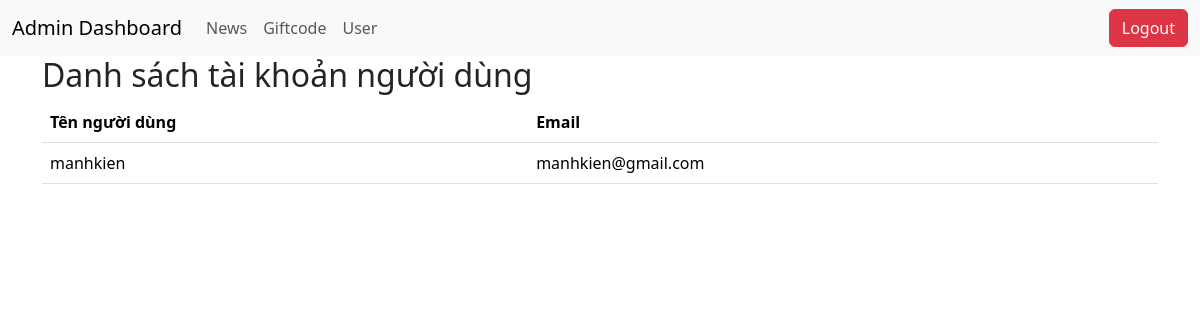
The page /admin/user.php on the database as committed earlier.
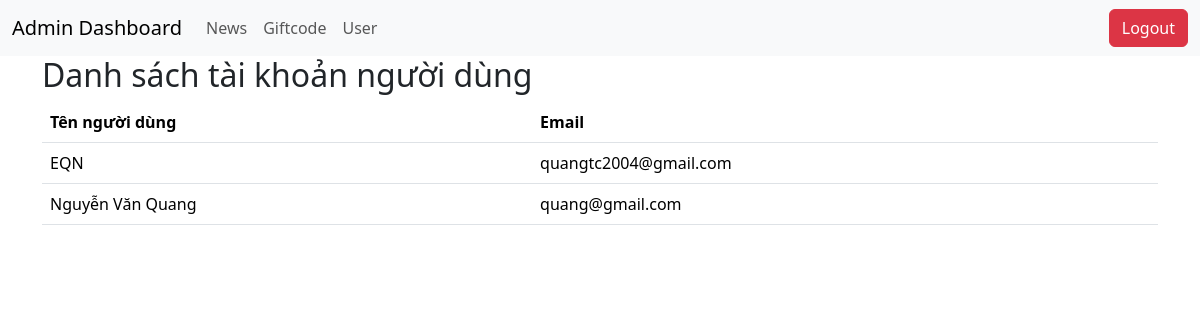
The same page on the database as committed later.
### tables this page shows
CREATE TABLE `users` (
  `userName` varchar(50) NOT NULL,
  `passWord` varchar(50) DEFAULT NULL,
  `Email` varchar(100) DEFAULT NULL
);

### admin/user.php (the view, shortened to what this page needs)
<!DOCTYPE html>
<html lang="en">
<head>
    <link href="https://cdn.jsdelivr.net/npm/bootstrap@5.3.2/dist/css/bootstrap.min.css" rel="stylesheet"
>
</head>
<body>
    <?php include("header.php"); ?>
    <div class="container">
        <h2>Danh sách tài khoản người dùng</h2>
        <table class="table">
            <thead>
                <tr>
                    <th scope="col">Tên người dùng</th>
                    <th scope="col">Email</th>
                </tr>
            </thead>
            <tbody>
                <?php
                require("../Config/Connect.php");
                $sql = "SELECT * FROM users";
                $result = $conn->query($sql);
                if ($result->num_rows > 0) {
                    while ($row = $result->fetch_assoc()) {
                        echo "<td>" . htmlspecialchars($row['userName']) . "</td>";
                        echo "<td>" . htmlspecialchars($row['Email']) . "</td>";
                    }
                } else {
                    echo '<tr><td colspan="5">Không có tài khoản nào.</td></tr>';
                }
                ?>
            </tbody>
        </table>
    </div>
</body>
</html>

### admin/header.php (shortened to what this page needs)
<nav class="navbar navbar-expand-lg navbar-light bg-light navbar-custom">
    <div class="container-fluid">
        <a class="navbar-brand" href="#">Admin Dashboard</a>
        <div class="collapse navbar-collapse" id="navbarNav">
            <ul class="navbar-nav">
                <li class="nav-item">
                    <a class="nav-link" href="tin_tuc.php">News</a>
                </li>
                <li class="nav-item">
                    <a class="nav-link" href="giftcode.php">Giftcode</a>
                </li>
                <li class="nav-item">
                    <a class="nav-link" href="user.php">User</a>
                </li>
            </ul>
            <ul class="navbar-nav ms-auto">
                <li class="nav-item">
                    <form method="post">
                        <button type="submit" name="logout" class="btn btn-danger">Logout</button>
                    </form>
                </li>
            </ul>
        </div>
    </div>
</nav>

Rows that differ between the two databases and show on the page:
removed users: userName "manhkien", Email "manhkien@gmail.com"
added users: userName "EQN", Email "quangtc2004@gmail.com"
added users: userName "Nguyễn Văn Quang", Email "quang@gmail.com"
